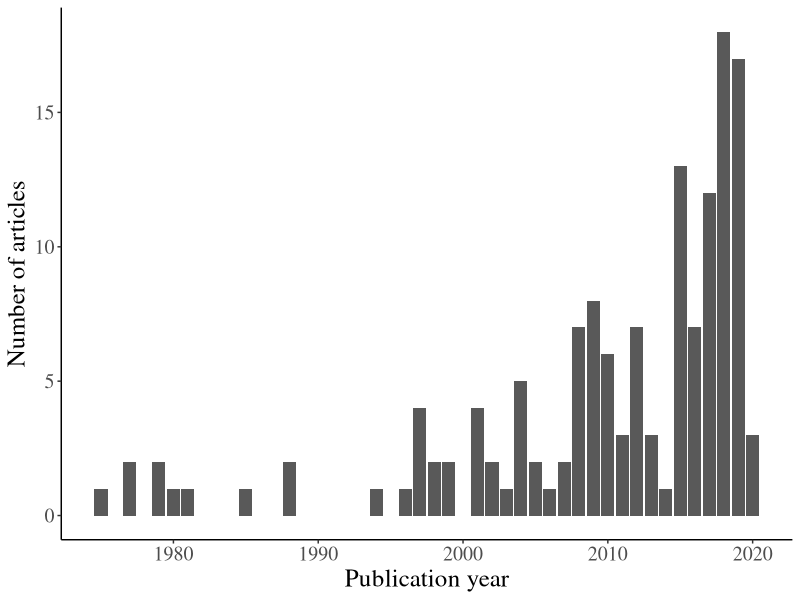
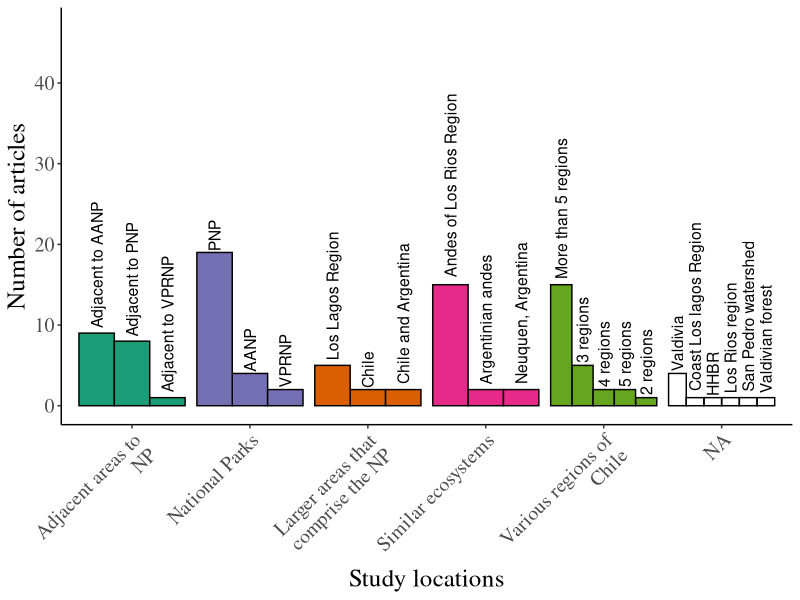
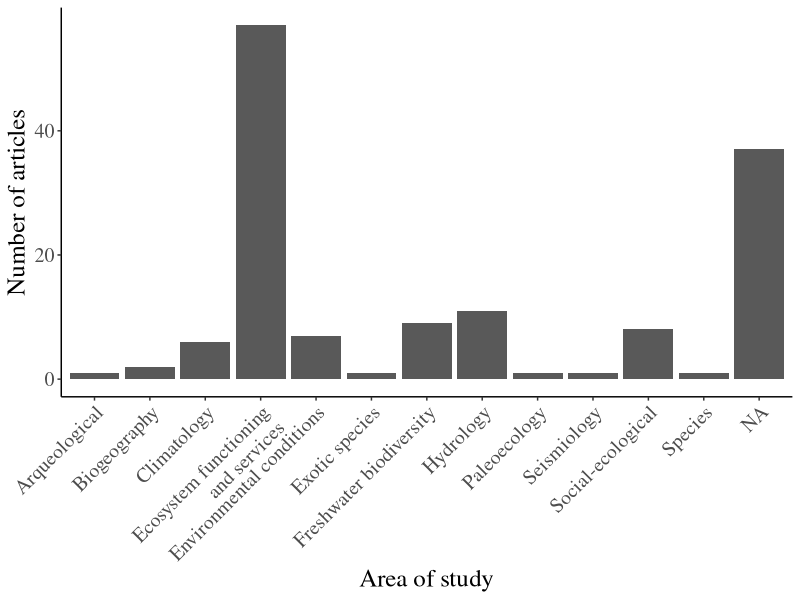
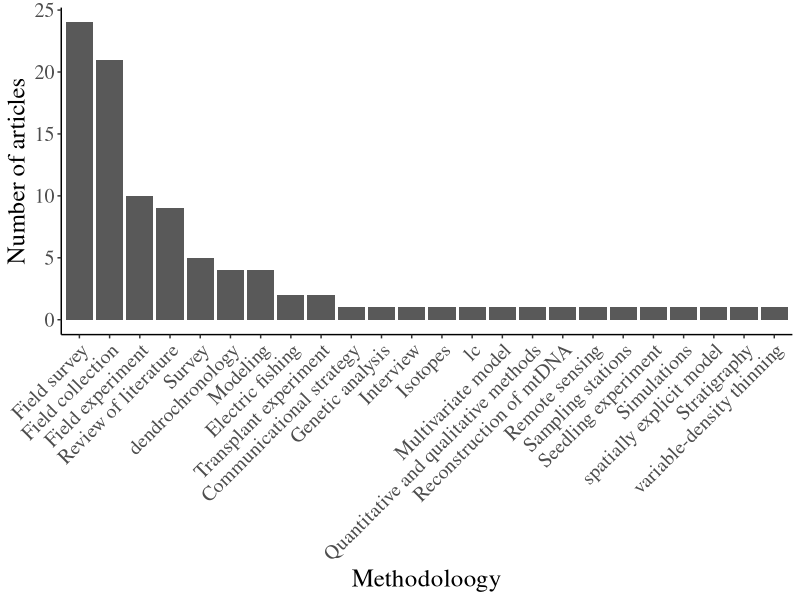

Recreate these plots in R, in order. (Note: this script raises an error after producing the figures.)
## ---- chunk 1
knitr::opts_chunk$set(echo = FALSE)
library(tidyverse)
library(patchwork)
library(ggplot2)
## ---- chunk 2
DF <- read_csv("WebScience_Ref.csv")
## ---- chunk 3
Pub_year <-ggplot(DF) + geom_bar(aes(x = `Publication Year`))+  labs(y="Number of articles", x="Publication year")  + theme_classic()+   theme(text=element_text(size=18,  family="Times"))
Pub_year
## ---- chunk 4
DF_Location <- DF %>%  group_by(`Study location`) %>% summarise(n = n()) %>% ungroup() %>% dplyr::filter(!is.na(`Study location`)) %>% 
  mutate(`Study location`=fct_reorder(`Study location`, -n))

#Location <-ggplot(DF_Location) + geom_col(aes(x = `Study location`, y=n)) +labs(y="Number of articles", x="Study location")  + theme_classic()+   theme(text=element_text(size=18,  family="Times"))+ theme(axis.text.x = element_text(angle = 45, vjust = 1, hjust=1)) 

DF_Location2 <- DF_Location %>% 
  mutate(`Study zone`= case_when(`Study location` %in% c("2 regions", "3 regions", "4 regions", "5 regions", "More than 5 regions")~"Various regions of Chile",  `Study location` %in% c("PNP", "AANP", "VPRNP")~"National Parks", `Study location` %in% c("Adjacent to PNP", "Adjacent to AANP", "Adjacent to VPRNP")~"Adjacent areas to NP", `Study location` %in% c("Andes of Los Rios Region", "Neuquen, Argentina", "Argentinian andes")~"Similar ecosystems", `Study location` %in% c("Los Lagos Region", "Chile", "Chile and Argentina")~"Larger areas that comprise the NP")) %>% mutate(`Study zone`= str_wrap(`Study zone`, 18))
                                
Location2 <-ggplot(DF_Location2, aes(x = fct_reorder(`Study zone`,n, .desc=TRUE), y = n, group = `Study location`)) + geom_col(aes(fill=`Study zone`), position="dodge", color="black") + geom_text(aes(label = `Study location`), size=4, position=position_dodge(0.9), angle=90,vjust=0.5, hjust=-0.04 ) + labs(y="Number of articles", x="Study locations")  + theme_classic()+ ylim(c(0,47))+theme(legend.position = "none")+ scale_fill_brewer(palette = "Dark2") + theme(text=element_text(size=18,  family="Times"), axis.text.x = element_text(angle = 45, vjust = 1, hjust=1))

Location2

## ---- chunk 5
DF_Area <- DF %>%  group_by(`Area of study`) %>% summarise(n = n()) %>% ungroup() %>% mutate(`Area of study`= str_wrap(`Area of study`, 24))

Area <-ggplot(DF_Area) + geom_col(aes(x = `Area of study`, y=n)) +labs(y="Number of articles", x="Area of study")  + theme_classic()+   theme(text=element_text(size=18,  family="Times"))+ theme(axis.text.x = element_text(angle = 45, vjust = 1, hjust=1)) 

Area
## ---- chunk 6
DF_Methodology <- DF %>%  group_by(Methodology) %>% summarise(n = n()) %>% ungroup() %>% dplyr::filter(!is.na(Methodology)) %>% mutate(Methodology=fct_reorder(Methodology, -n))

p1 <-ggplot(DF_Methodology) + geom_col(aes(x =Methodology , y=n)) +labs(y="Number of articles", x="Methodoloogy")  + theme_classic()+   theme(text=element_text(size=18,  family="Times"))+ theme(axis.text.x = element_text(angle = 45, vjust = 1, hjust=1))

p1

# DF_Methodology2 <- DF %>%  group_by(Methodology, `Area of study`) %>% summarise(n = n()) %>% ungroup()
# 
# p2 <- ggplot(DF_Methodology2) + geom_col(aes(x =Methodology , y=n)) +labs(y="Number of articles", x="Methodoloogy")  + theme_classic()+  facet_wrap(~`Area of study`)+ theme(text=element_text(size=18,  family="Times"))+ theme(axis.text.x = element_text(angle = 45, vjust = 1, hjust=1))
# 
# patchwork <- p1 + p2
# patchwork + plot_annotation(tag_levels = 'A')


## ---- chunk 7
knitr::include_graphics("Fenology.png")
## ---- chunk 8
knitr::include_graphics("Mapa_social.png")
## ---- chunk 9
knitr::include_graphics("Volcanos.png")
